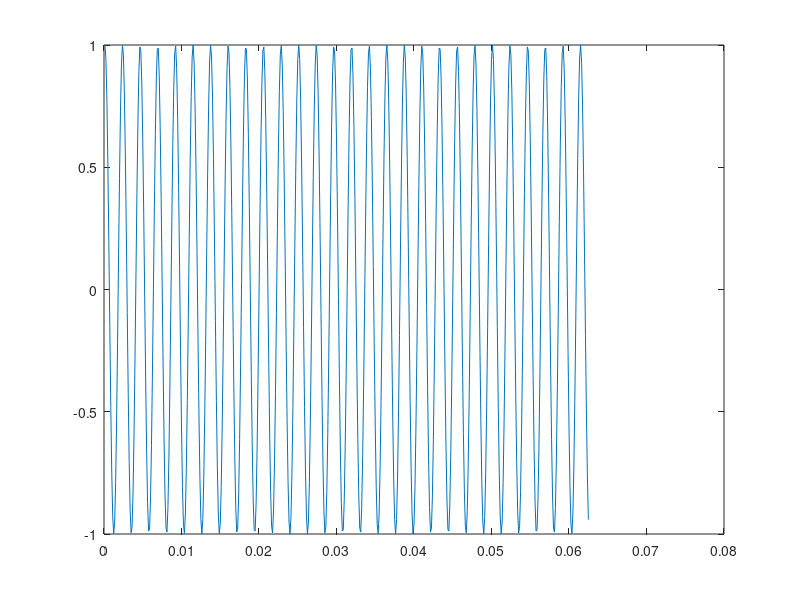
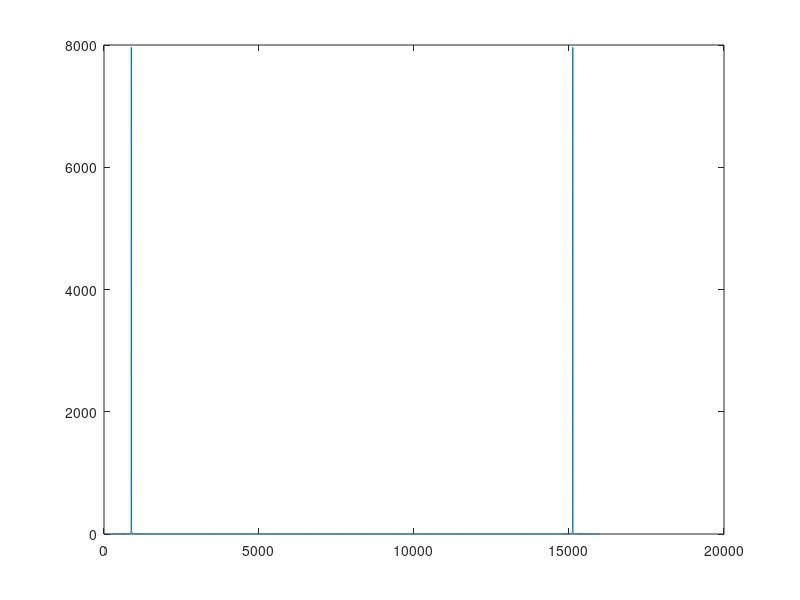
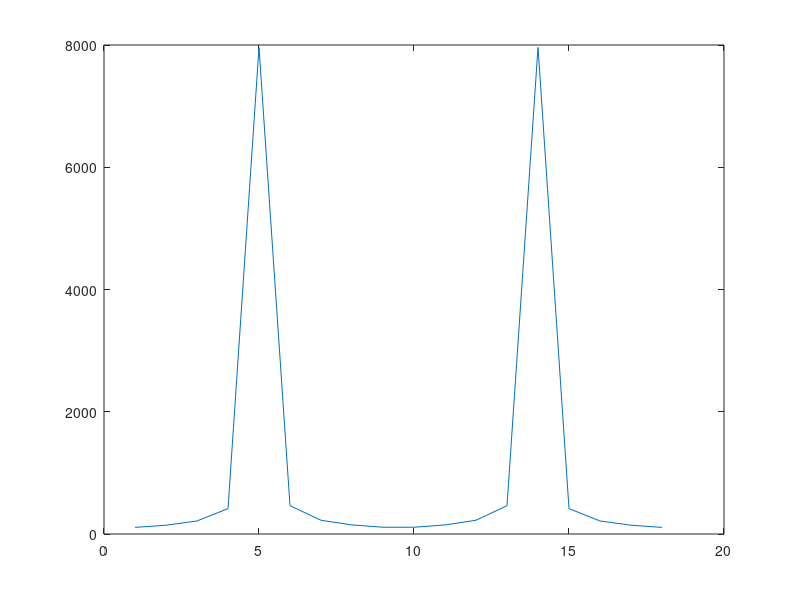

Write the MATLAB code that produced these figures, in order.
close all;
clear all;

Xs = 8000; % sample freq
Ts = 1/Xs; % sample interval
t = 2; % seconds
X = 0:Ts:t;
f = 440;
% array from 0 to 1000, sample interval 1
%x = (-1000:1:1000);
%x = x';
%y = x.^3+2*x.^2+17.*x+60;
%y_sin = sin(y);
%soundsc(y_sin);
%plot(abs(fft(y_sin)));
% calculate freq with help of formula in pdf

x=cos(2*pi*f*X);
figure
plot((1:500)*Ts,x(1:500));
figure
plot(abs(fft(x)));
xft = abs(fft(x));

figure
plot(xft(xft>100)) % plot peaks (amplitude)
% TODO, retreive the original signal -> 440Hz, formula for fft to Hz:
% n*fs/N




